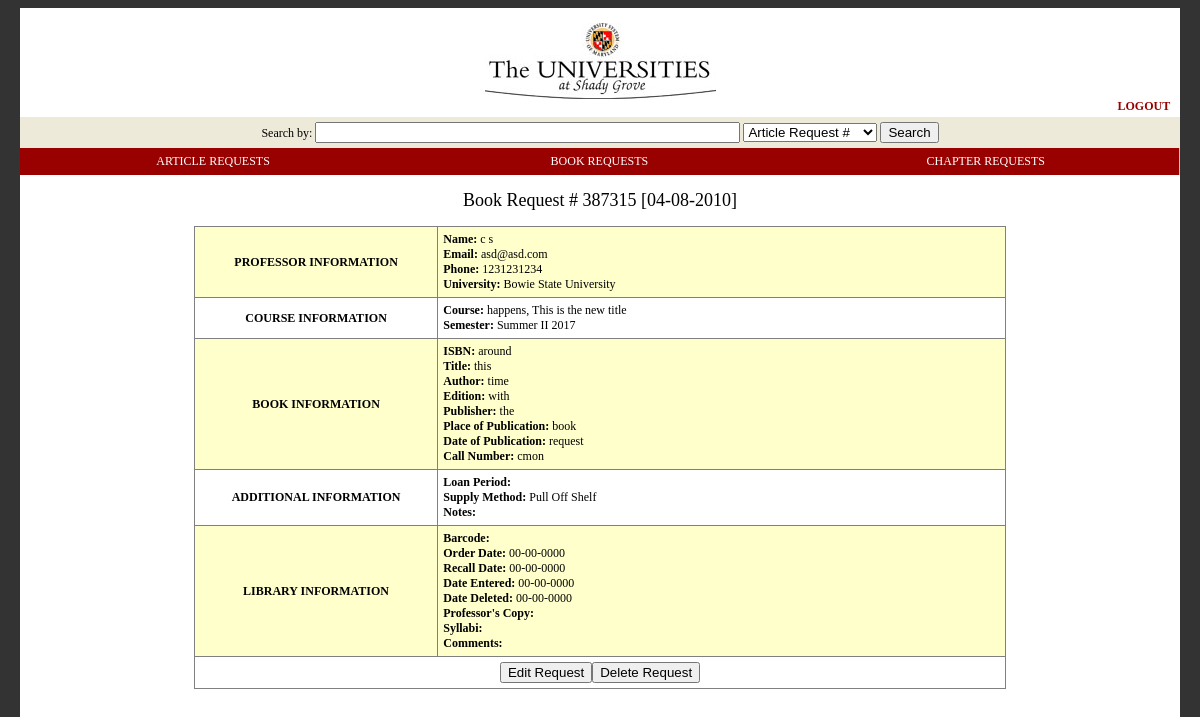
Page /display_full_book_request.php?id=387315 (signed in) on the committed database.
### tables this page shows
CREATE TABLE `b_request` (
  `b_id` int(10) unsigned NOT NULL,
  `b_title` varchar(100) NOT NULL,
  `b_author` varchar(100) NOT NULL,
  `b_publisher` varchar(100) DEFAULT NULL,
  `b_place_of_pub` varchar(100) DEFAULT NULL,
  `b_date_of_pub` varchar(20) NOT NULL,
  `b_book_edition` varchar(20) DEFAULT NULL,
  `b_isbn` varchar(45) DEFAULT NULL,
  `b_supply_method` varchar(45) DEFAULT NULL,
  `b_notes` varchar(1000) DEFAULT NULL,
  `b_call_number` varchar(50) DEFAULT NULL,
  `b_loan_period` varchar(20) DEFAULT NULL,
  `b_barcode` varchar(45) DEFAULT NULL,
  `b_ordered_date` date DEFAULT NULL,
  `b_recalled_date` date DEFAULT NULL,
  `b_date_entered` date DEFAULT NULL,
  `b_date_deleted` date DEFAULT NULL,
  `b_prof_copy` char(1) DEFAULT NULL,
  `b_syllabi` char(1) DEFAULT NULL,
  `b_comments` varchar(1000) DEFAULT NULL,
  `p_email` varchar(50) NOT NULL,
  `c_id` mediumint(8) unsigned NOT NULL,
  `b_req_date` date DEFAULT NULL,
  PRIMARY KEY (`b_id`),
  UNIQUE KEY `b_id_UNIQUE` (`b_id`),
  UNIQUE KEY `b_barcode_UNIQUE` (`b_barcode`),
  KEY `c_id` (`c_id`),
  KEY `p_email` (`p_email`),
  CONSTRAINT `b_request_ibfk_2` FOREIGN KEY (`c_id`) REFERENCES `course` (`c_id`),
  CONSTRAINT `b_request_ibfk_3` FOREIGN KEY (`p_email`) REFERENCES `professor` (`p_email`) ON UPDATE CASCADE
);

CREATE TABLE `professor` (
  `p_email` varchar(50) NOT NULL,
  `p_last_name` varchar(50) NOT NULL,
  `p_first_name` varchar(50) NOT NULL,
  `p_university` varchar(100) DEFAULT NULL,
  `p_phone_number` varchar(12) DEFAULT NULL,
  PRIMARY KEY (`p_email`)
);

CREATE TABLE `course` (
  `c_id` mediumint(8) unsigned NOT NULL AUTO_INCREMENT,
  `course_no` varchar(20) NOT NULL,
  `semester` varchar(10) NOT NULL,
  `semester_year` year(4) NOT NULL,
  `course_title` varchar(45) DEFAULT NULL,
  PRIMARY KEY (`c_id`)
);

### display_full_book_request.php (the view, shortened to what this page needs)
<?php
include('header.php');
include('connect_to_shady_grove.php');
$bid = $_GET['id'];
$query = "select *, DATE_FORMAT(b.b_req_date, '%m-%d-%Y') as req_date from b_request b , course c, professor p where b.c_id = c.c_id and b.p_email = p.p_email AND b.b_id = '$bid'";
$result = @mysqli_query($dbc, $query);
$bg = '#ffffff';
$num_rows = mysqli_num_rows($result);
$row = mysqli_fetch_array($result, MYSQLI_ASSOC);
if($num_rows == 1)
	{
	echo '<div align="center" style="font-size:large">Book Request # '.$bid.' ['.$row['req_date'].']</div> <br/>
		 <table border="1" cellpadding="5" cellspacing="3" style="border-collapse:collapse" width="70%" align="center">';
	echo '<tr bgcolor="#ffffcc">
	<td align="center" width = "30%"><strong>PROFESSOR INFORMATION</strong></td>
	<td><strong>Name:</strong> '.$row['p_last_name'].' '. $row['p_first_name'].
	'<br/><strong>Email:</strong> '.$row['p_email'].
	'<br/><strong>Phone:</strong> '.$row['p_phone_number'].
	'<br/><strong>University:</strong> '.$row['p_university'].
	'</td></tr>';
	echo '<tr bgcolor="'.$bg.'">
	<td align="center"><strong>COURSE INFORMATION</strong></td>
	<td><strong>Course:</strong> '.$row['course_no']. ', '.$row['course_title'].
	'<br/><strong>Semester:</strong> '.$row['semester'].' '. $row['semester_year'].
	'</td></tr>';
	echo '<tr bgcolor="#ffffcc">
	<td align="center"><strong>BOOK INFORMATION</strong></td><td>
	<strong>ISBN: </strong>'.$row['b_isbn'].
	'<br/><strong>Title:</strong> '.$row['b_title'].
	'<br/><strong>Author:</strong> '.$row['b_author'].
	'<br/><strong>Edition:</strong> '.$row['b_book_edition'].
	'<br/><strong>Publisher:</strong> '.$row['b_publisher'].
	'<br/><strong>Place of Publication:</strong> '.$row['b_place_of_pub'].
	'<br/><strong>Date of Publication:</strong> '.$row['b_date_of_pub'].
	'<br/><strong>Call Number:</strong> '.$row['b_call_number'].
	'</td></tr>';
	echo '<tr bgcolor="'.$bg.'">
	<td align="center"><strong>ADDITIONAL INFORMATION</strong></td>'.
	'<td><strong>Loan Period:</strong> '.$row['b_loan_period'].
	'<br/><strong>Supply Method:</strong> '.$row['b_supply_method'].
	'<br/><strong>Notes:</strong> '.$row['b_notes'].
	'</td></tr>';
	list($y,$m,$d) = split('-',$row['b_ordered_date']);
	$b_ordered_date = $m.'-'.$d.'-'.$y;
	list($y,$m,$d) = split('-',$row['b_recalled_date']);
	$b_recalled_date = $m.'-'.$d.'-'.$y;
	list($y,$m,$d) = split('-',$row['b_date_entered']);
	$b_date_entered = $m.'-'.$d.'-'.$y;
	list($y,$m,$d) = split('-',$row['b_date_deleted']);
	$b_date_deleted = $m.'-'.$d.'-'.$y;
	echo '<tr bgcolor="#ffffcc">
	<td align="center"><strong>LIBRARY INFORMATION</strong></td>
	<td>
	<strong>Barcode: </strong>'.$row['b_barcode'].
	'<br/><strong>Order Date:</strong> '.$b_ordered_date.
	'<br/><strong>Recall Date:</strong> '.$b_recalled_date.
	'<br/><strong>Date Entered:</strong> '.$b_date_entered.
	'<br/><strong>Date Deleted:</strong> '.$b_date_deleted.
	'<br/><strong>Professor\'s Copy:</strong> '.$row['b_prof_copy'].
	'<br/><strong>Syllabi:</strong> '.$row['b_syllabi'].
	'<br/><strong>Comments:</strong> '.$row['b_comments'].
	'</td></tr>';
	echo '<tr><td colspan="2" align="center"><a href="edit_book_request.php?id='.$row['b_id'].'"><input type="button" value="Edit Request"></a><a href="delete_book_request.php?id='.$row['b_id'].'"><input type="button" value="Delete Request"></a></td></tr>';
	echo '</table>';
	echo "<br /><br />";
	}
include('footer.php');
?>

### rows in the picture
b_request: p_email.p_last_name "c", p_email.p_first_name "s", p_email.p_email "asd@asd.com", p_email.p_phone_number "1231231234", p_email.p_university "Bowie State University", c.course_no "happens", c.course_title "This is the new title", c.semester "Summer II", c.semester_year "2017", b_isbn "around", b_title "this", b_author "time", b_book_edition "with", b_publisher "the", b_place_of_pub "book", b_date_of_pub "request", b_call_number "cmon", b_supply_method "Pull Off Shelf"

### other values in the picture
$bid "387315"
$row['req_date'] "04-08-2010"
$b_ordered_date "00-00-0000"
$b_recalled_date "00-00-0000"
$b_date_entered "00-00-0000"
$b_date_deleted "00-00-0000"
